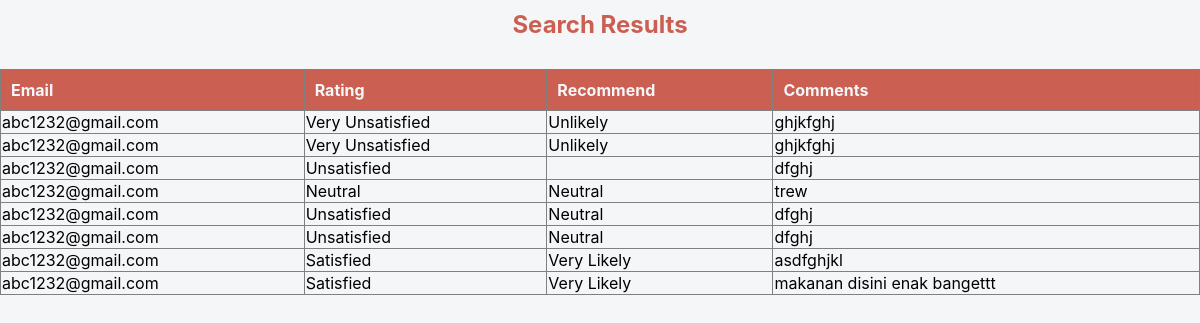
The page /survey/searching.php?cari=abc1232@gmail.com on the database its author committed.
### tables this page shows
CREATE TABLE `surveycustomer` (
  `id` int(11) NOT NULL,
  `email` varchar(50) NOT NULL,
  `rating` varchar(20) DEFAULT NULL,
  `recommend` varchar(20) DEFAULT NULL,
  `hear_about_us` varchar(20) DEFAULT NULL,
  `contact_pref` text DEFAULT NULL,
  `comments` text NOT NULL,
  `foto` varchar(255) DEFAULT NULL
);

### survey/searching.php (the view, shortened to what this page needs)
<?php
require 'connection.php';
if (isset($_GET['cari'])) {
    $searchQuery = $_GET['cari'];
    $sql = "SELECT * FROM surveycustomer WHERE email LIKE '%$searchQuery%'";
    $result = mysqli_query($conn, $sql);
    if (mysqli_num_rows($result) > 0) {
        echo "<h2>Search Results</h2>";
        echo "<table border='1'>";
        echo "<tr><th>Email</th><th>Rating</th><th>Recommend</th><th>Comments</th></tr>";
        while ($row = mysqli_fetch_assoc($result)) {
            echo "<tr>";
            echo "<td>" . $row['email'] . "</td>";
            echo "<td>" . $row['rating'] . "</td>";
            echo "<td>" . $row['recommend'] . "</td>";
            echo "<td>" . $row['comments'] . "</td>";
            echo "</tr>";
        }
        echo "</table>";
    } else {
        echo "No results found for '" . htmlspecialchars($searchQuery) . "'";
    }
} else {
    echo "Please enter a search query.";
}
?>
<!DOCTYPE html>
<html lang="en">
<head>
    <link rel="stylesheet" href="surveydone.css">
</head>
<body>
</body>
</html>

### survey/surveydone.css (style rules this page uses)
body { background-color: #F5F6F8; font-family: -apple-system, BlinkMacSystemFont, 'Segoe UI', Roboto, Oxygen, Ubuntu, Cantarell, 'Fira Sans', 'Droid Sans', 'Helvetica Neue', Arial, sans-serif; box-sizing: border-box; font-size: 16px; margin: 0; padding: 0; }
h2 { display: flex; justify-content: center; color: #cb5f51; padding: 10px; }
table { width: 100%; border-collapse: collapse; margin-top: 20px; }
table th { background-color: #cb5f51; color: #F5F6F8; padding: 10px; text-align: left; }

### rows shown on the page
surveycustomer: email "abc1232@gmail.com", rating "Very Unsatisfied", recommend "Unlikely", comments "ghjkfghj"
surveycustomer: email "abc1232@gmail.com", rating "Very Unsatisfied", recommend "Unlikely", comments "ghjkfghj"
surveycustomer: email "abc1232@gmail.com", rating "Unsatisfied", comments "dfghj"
surveycustomer: email "abc1232@gmail.com", rating "Neutral", recommend "Neutral", comments "trew"
surveycustomer: email "abc1232@gmail.com", rating "Unsatisfied", recommend "Neutral", comments "dfghj"
surveycustomer: email "abc1232@gmail.com", rating "Unsatisfied", recommend "Neutral", comments "dfghj"
surveycustomer: email "abc1232@gmail.com", rating "Satisfied", recommend "Very Likely", comments "asdfghjkl"
surveycustomer: email "abc1232@gmail.com", rating "Satisfied", recommend "Very Likely", comments "makanan disini enak bangettt"
